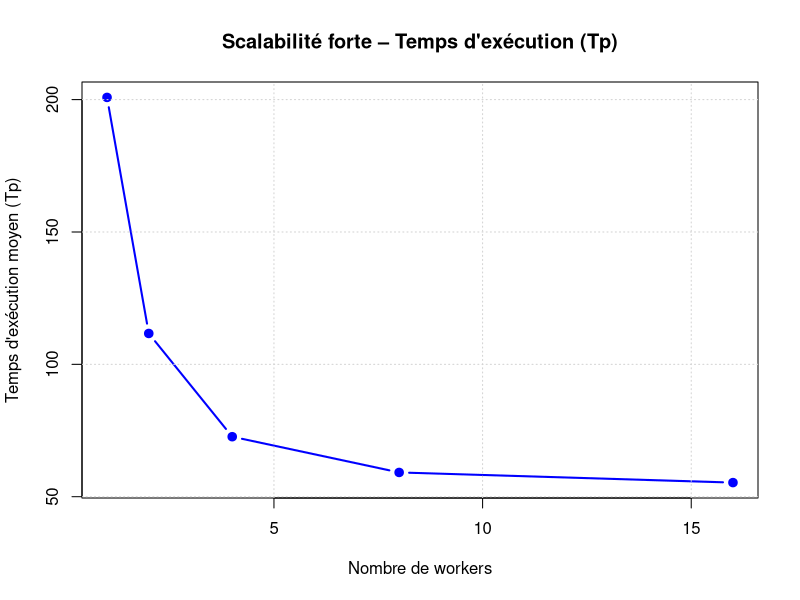
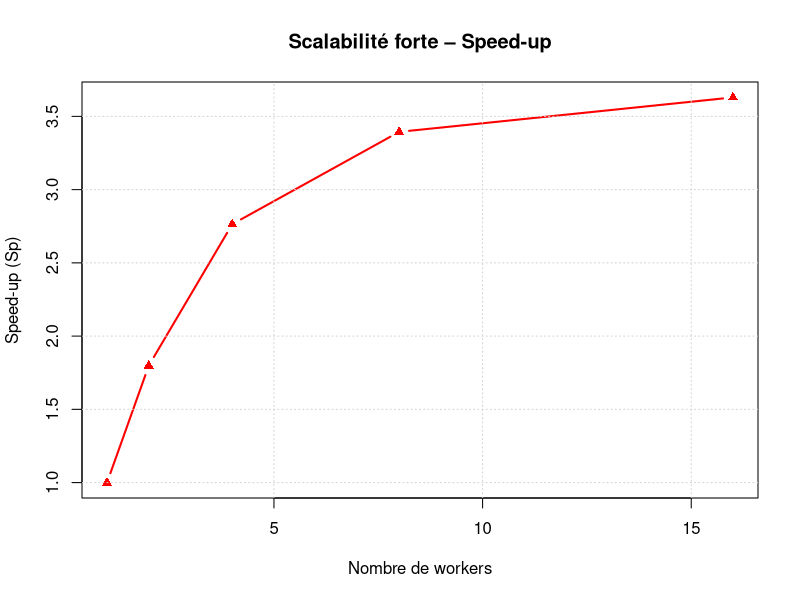

Here is the R script that generated these plots, in order:
# Nombre de workers
workers <- c(1, 2, 4, 8, 16)

# Temps d'exécution (Tp) pour chaque worker
tp_list <- list(
  w1  = c(200,205,204,204,188,204),
  w2  = c(112,109,106,117,129,97),
  w4  = c(77,66,73,66,73,81),
  w8  = c(58,79,58,45,68,47),
  w16 = c(47,57,61,45,65,57)
)

# Calcul des moyennes Tp
tp_mean <- sapply(tp_list, mean)
Tp <- tp_mean

# Calcul du speed-up Sp
T1 <- Tp[1] # Temps pour 1 worker
Sp <- T1 / Tp

# --------------------------
# Graphique 1 : TpS
# --------------------------
plot(
  workers, Tp,
  type = "b",
  pch = 19,
  col = "blue",
  lwd = 2,
  xlab = "Nombre de workers",
  ylab = "Temps d'exécution moyen (Tp)",
  main = "Scalabilité forte – Temps d'exécution (Tp)"
)
grid()

# --------------------------
# Graphique 2 : Speed-up
# --------------------------
plot(
  workers, Sp,
  type = "b",
  pch = 17,
  col = "red",
  lwd = 2,
  xlab = "Nombre de workers",
  ylab = "Speed-up (Sp)",
  main = "Scalabilité forte – Speed-up"
)
grid()
